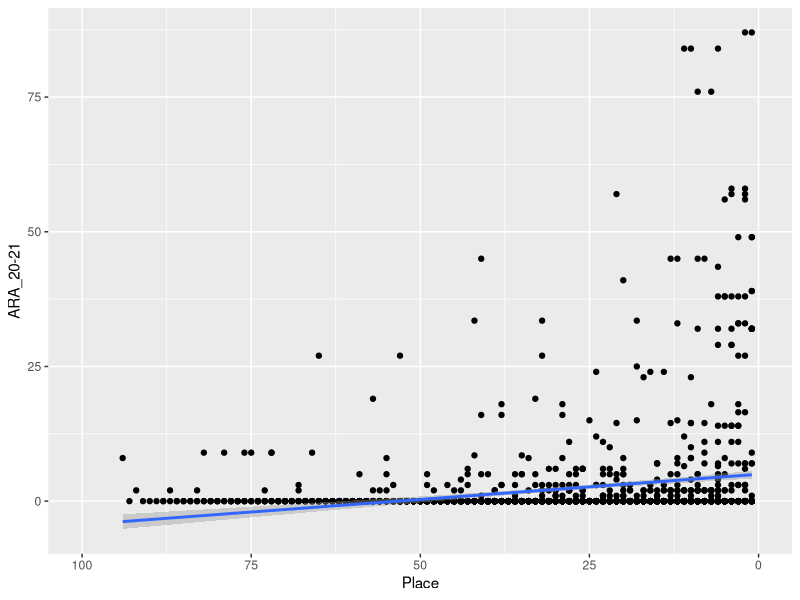
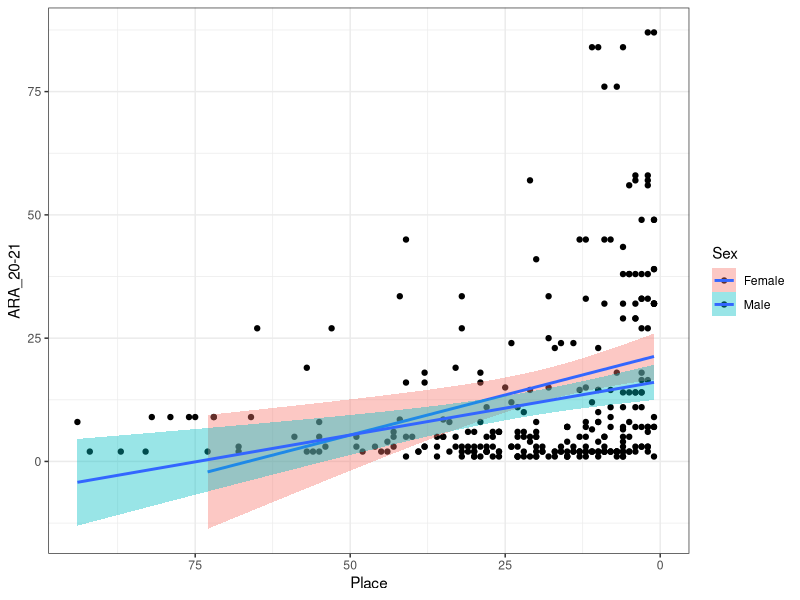
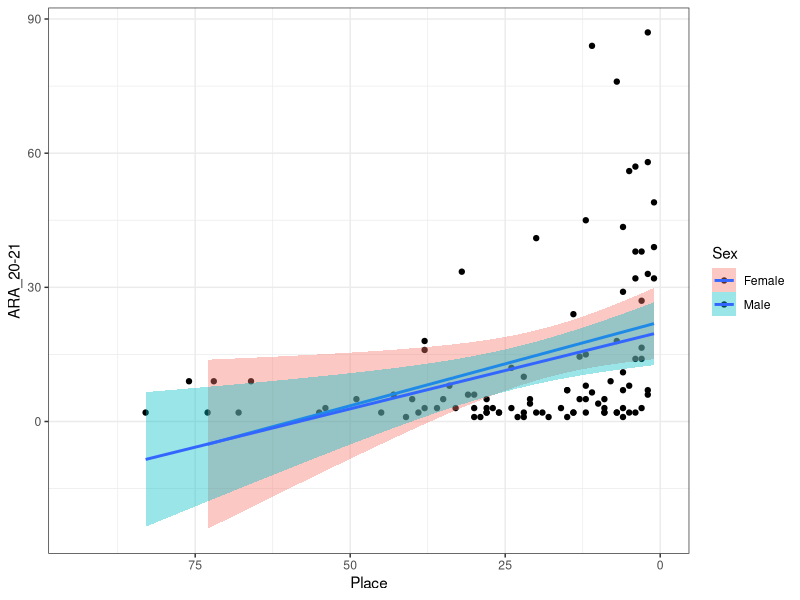
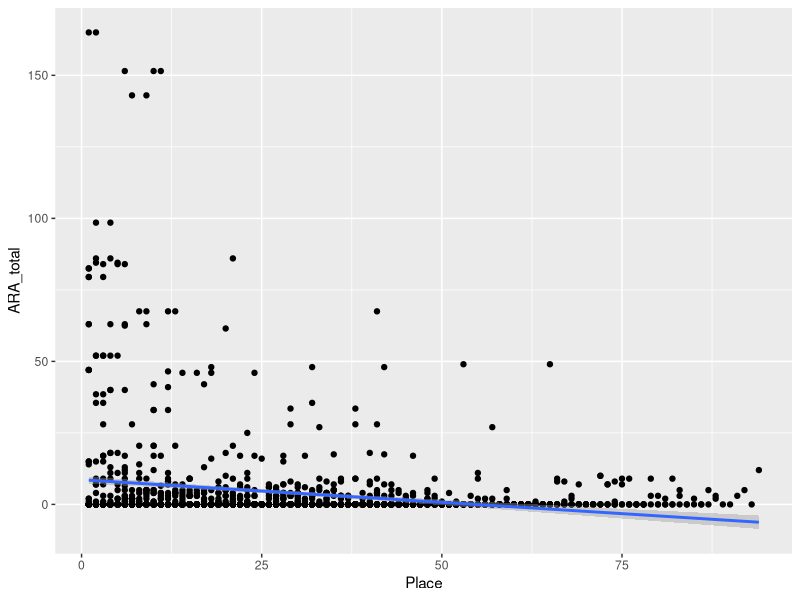

R code for these plots, in order: (Note: this script raises an error after producing the figures.)
library(readxl); library(tidyr); library(tidyverse); library(ggplot2)

Results <- read_excel("data/ARA_Results.xlsx")

Results <- Results %>% 
        mutate(ARA_total = `ARA_20-21`+`ARA_21-22`)

Results %>% 
        ggplot(aes(Place, `ARA_20-21`))+
        geom_point()+
        geom_smooth(method = lm)+
        xlim(100,0)

Results %>% 
        filter(`ARA_20-21`>0) %>% 
        ggplot(aes(Place, `ARA_20-21`, group = Sex, fill= Sex))+
        geom_point()+
        geom_smooth(method = lm)+
        xlim((max(Results$Place)),0)+
        theme_bw()
        

cor(Results$Place, Results$`ARA_20-21`)

lm(Results$Place~Results$`ARA_20-21`) %>% 
        summary()

Results_flt <- Results %>% 
        filter(`ARA_20-21`>0)

cor(Results_flt$Place, Results_flt$`ARA_20-21`)

lm(Results_flt$Place~Results_flt$`ARA_20-21`) %>% 
        summary()


### SG

Results_flt %>% 
        filter(Discipline == "SG") %>% 
        ggplot(aes(Place, `ARA_20-21`, group = Sex, fill= Sex))+
        geom_point()+
        geom_smooth(method = lm)+
        xlim((max(Results$Place)),0)+
        theme_bw()

Results_SG <- Results_flt %>% 
        filter(Discipline == "SG")

cor(Results_SG$Place,Results_SG$`ARA_20-21`)

lm(Results_SG$Place~Results_SG$`ARA_20-21`) %>% 
        summary()

#############################################################
### ARA total

Results %>% 
        ggplot(aes(Place, ARA_total))+
        geom_point()+
        geom_smooth(method = lm)

cor(Results$Place, Results$ARA_total)

Results_filt <- Results %>% 
        filter(ARA_total>0)

Results_filt %>% 
        group_by(Sex) %>% 
        cor(Results_filt$Place, Results_filt$ARA_total)

Results_filt %>% 
        ggplot(aes(Place, ARA_total))+
        geom_point()+
        geom_smooth(method = lm)+
        xlim((max(Results_filt$Place)),0)

### by gender

Results_filt %>% 
        ggplot(aes(Place, ARA_total, fill = Age))+
        geom_point()+
        geom_smooth(method = lm, se = FALSE)+
        xlim((max(Results_filt$Place)),1)
        

Results_filt %>% 
        ggplot(aes(y =ARA_total))+
        geom_histogram(bins = 100)

#### U11

Results_11 <- Results_filt%>% 
        filter(Age == "U11")
        
Results_11 %>% 
        ggplot(aes(Place, ARA_total, fill = Age))+
        geom_point()+
        geom_smooth(method = lm)+
        xlim((max(Results_filt$Place)),1)

cor(Results_11$Place, Results_11$ARA_total)

### U12

Results_12 <- Results_filt%>% 
        filter(Age == "U12")

Results_12 %>% 
        ggplot(aes(Place, ARA_total, fill = Age))+
        geom_point()+
        geom_smooth(method = lm)+
        xlim((max(Results_filt$Place)),1)

cor(Results_12$Place, Results_12$ARA_total)

### U13

Results_13 <- Results_filt%>% 
        filter(Age == "U13")

Results_13 %>% 
        ggplot(aes(Place, ARA_total, fill = Age))+
        geom_point()+
        geom_smooth(method = lm)+
        xlim((max(Results_filt$Place)),1)

cor(Results_13$Place, Results_13$ARA_total)

### U14

Results_14 <- Results_filt%>% 
        filter(Age == "U14")

Results_14 %>% 
        ggplot(aes(Place, ARA_total, fill = Age))+
        geom_point()+
        geom_smooth(method = lm)+
        xlim((max(Results_filt$Place)),1)

cor(Results_14$Place, Results_14$ARA_total)

### U16

Results_16 <- Results_filt%>% 
        filter(Age == "U16")

Results_16 %>% 
        ggplot(aes(Place, ARA_total, fill = Age))+
        geom_point()+
        geom_smooth(method = lm)+
        xlim((max(Results_filt$Place)),1)

cor(Results_16$Place, Results_16$ARA_total)

par(mfrow=c(2,3))

### trening diary

ARA_log <- read.excel("data/ARA_treningslog.xlsx", sheet = "2020-21")

Participants <- ARA_log %>% 
        filter(Name == "Participants")

Participants %>% 
        print()
ARA
